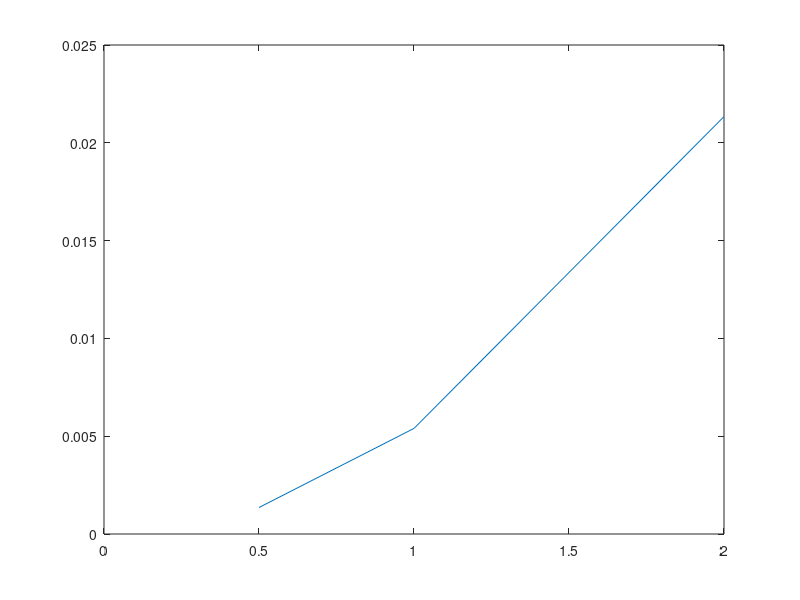
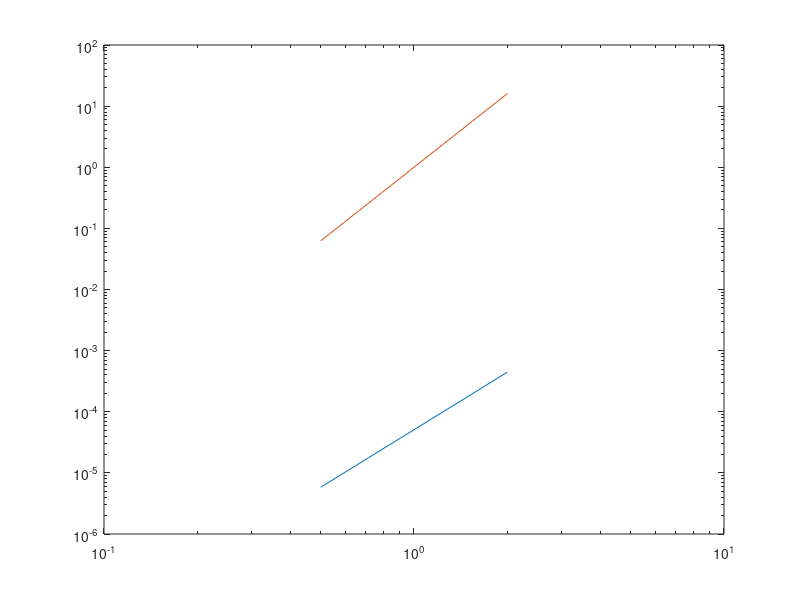

Source code (MATLAB) for these figures, in order:
% a1)
format long;
fk = @(x) sqrt(x + 4);
h = 0.5;
hH = 1;
hHH = 2;

% a2)
nollFem = h*(fk(-1)/2 + fk(-1+h) + fk(-1+2*h) + fk(-1+3*h) + fk(1)/2);
ettNoll = hH*(fk(-1)/2 + fk(-1+hH) + fk(1)/2);
tvaNoll = hHH*(fk(-1)/2 + fk(1)/2);

% Richardsonextrapolation
% a3)
Fs = nollFem + (nollFem-ettNoll)/((2^2)-1);
Fs2 = Fs + (Fs-nollFem)/3;

% Test av feltermer
val_one = nollFem;
val_two = ettNoll;
val_three = tvaNoll;
val_korr = (10*sqrt(5)/3)-2*sqrt(3);

err_one = abs(val_korr - val_one);
err_two = abs(val_korr - val_two);
err_three = abs(val_korr - val_three);
err_rich = abs(val_korr - Fs);
figure(1);
plot([h hH hHH], [err_one err_two err_three]);
hold on
err_rich2 = abs(val_korr - Fs2);
y_val = [err_rich err_rich2];
x_val = [h hHH];
figure(2);
loglog(x_val, y_val);
hold on
plot(x_val, x_val.^4);
% hold on
% fk = @ (x) (x^4);
% xsq = [fk(0) fk(2)];
% % loglog(x_val, [err_rich err_three])
% loglog(x_val, xsq);
